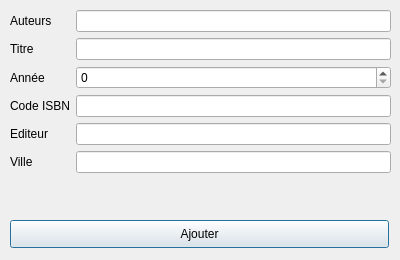
<?xml version="1.0" encoding="UTF-8"?>
<ui version="4.0">
 <class>OuvrageInterface</class>
 <widget class="QDialog" name="OuvrageInterface">
  <property name="geometry">
   <rect>
    <x>0</x>
    <y>0</y>
    <width>400</width>
    <height>260</height>
   </rect>
  </property>
  <property name="windowTitle">
   <string>Ajouter un ouvrage</string>
  </property>
  <widget class="QWidget" name="formLayoutWidget">
   <property name="geometry">
    <rect>
     <x>10</x>
     <y>10</y>
     <width>381</width>
     <height>201</height>
    </rect>
   </property>
   <layout class="QFormLayout" name="formLayout">
    <item row="0" column="0">
     <widget class="QLabel" name="label">
      <property name="text">
       <string>Auteurs</string>
      </property>
     </widget>
    </item>
    <item row="0" column="1">
     <widget class="QLineEdit" name="auteurs"/>
    </item>
    <item row="1" column="0">
     <widget class="QLabel" name="label_2">
      <property name="text">
       <string>Titre</string>
      </property>
     </widget>
    </item>
    <item row="1" column="1">
     <widget class="QLineEdit" name="titre"/>
    </item>
    <item row="2" column="0">
     <widget class="QLabel" name="label_3">
      <property name="text">
       <string>Année</string>
      </property>
     </widget>
    </item>
    <item row="2" column="1">
     <widget class="QSpinBox" name="annee">
      <property name="maximum">
       <number>999999</number>
      </property>
     </widget>
    </item>
    <item row="3" column="0">
     <widget class="QLabel" name="label_4">
      <property name="text">
       <string>Code ISBN</string>
      </property>
     </widget>
    </item>
    <item row="3" column="1">
     <widget class="QLineEdit" name="identifiant"/>
    </item>
    <item row="4" column="0">
     <widget class="QLabel" name="label_5">
      <property name="text">
       <string>Editeur</string>
      </property>
     </widget>
    </item>
    <item row="4" column="1">
     <widget class="QLineEdit" name="editeur"/>
    </item>
    <item row="5" column="0">
     <widget class="QLabel" name="label_6">
      <property name="text">
       <string>Ville</string>
      </property>
     </widget>
    </item>
    <item row="5" column="1">
     <widget class="QLineEdit" name="ville"/>
    </item>
   </layout>
  </widget>
  <widget class="QPushButton" name="ok">
   <property name="geometry">
    <rect>
     <x>10</x>
     <y>220</y>
     <width>379</width>
     <height>28</height>
    </rect>
   </property>
   <property name="text">
    <string>Ajouter</string>
   </property>
  </widget>
 </widget>
 <resources/>
 <connections>
  <connection>
   <sender>ok</sender>
   <signal>clicked()</signal>
   <receiver>OuvrageInterface</receiver>
   <slot>validerEnregistrement()</slot>
   <hints>
    <hint type="sourcelabel">
     <x>199</x>
     <y>243</y>
    </hint>
    <hint type="destinationlabel">
     <x>199</x>
     <y>149</y>
    </hint>
   </hints>
  </connection>
 </connections>
 <slots>
  <slot>validerEnregistrement()</slot>
 </slots>
</ui>
